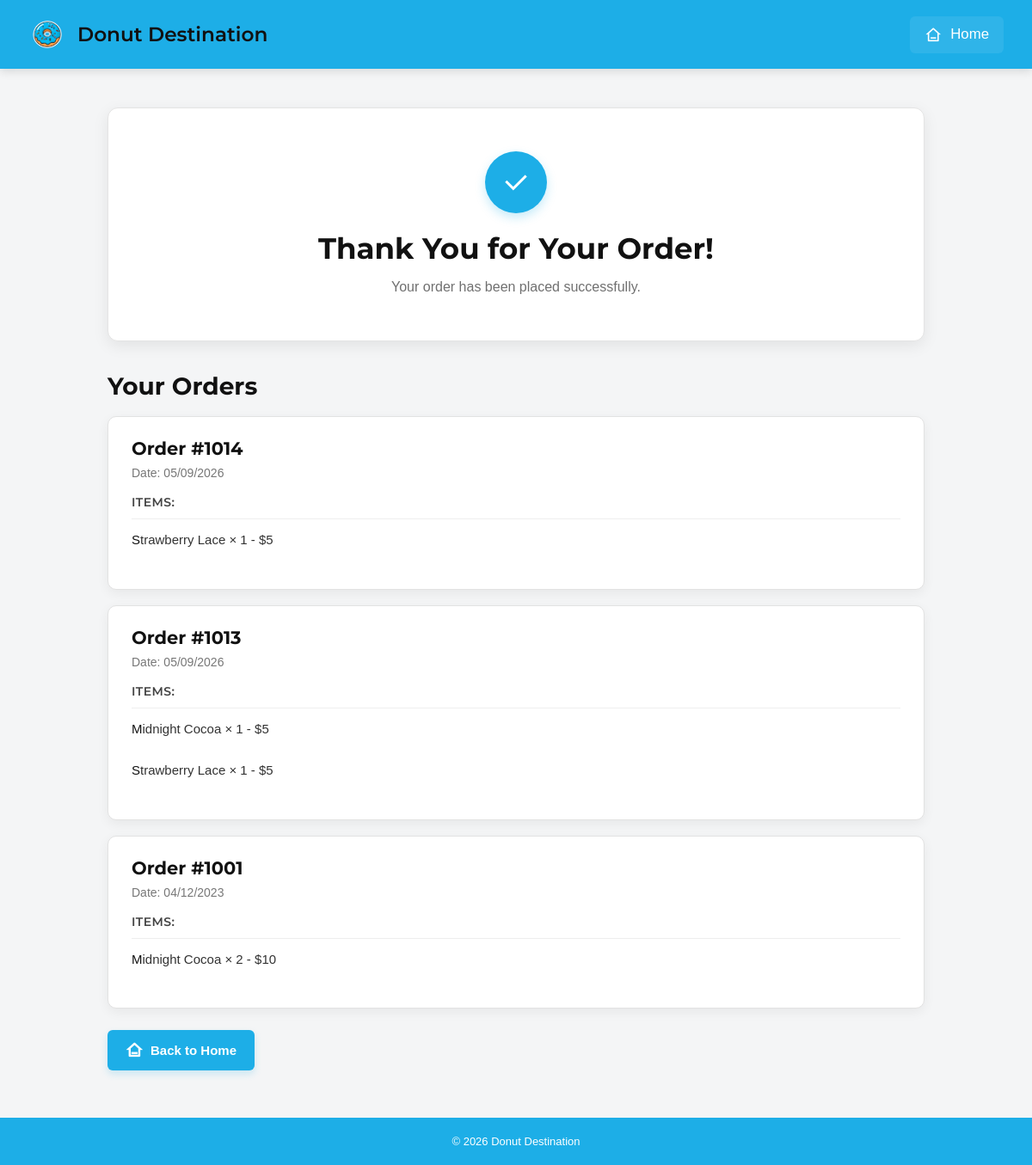
The page /thankyou (signed in) on the database its author committed.
### tables this page shows
CREATE TABLE Order_items (order_item_id int, order_id int, product_id int, quantity int, purchase_price decimal, PRIMARY KEY (order_item_id), FOREIGN KEY (product_id) REFERENCES Products (product_id));

CREATE TABLE Orders (order_id int, user_id int, order_date date, total_price decimal, PRIMARY KEY (order_id), FOREIGN KEY (user_id) REFERENCES Users (user_id));

CREATE TABLE Products (product_id int UNIQUE, product_name varchar (255), product_type varchar (255), price decimal, PRIMARY KEY (product_id));

### Designated_Donut.py (the view)
@designated_donut.route("/thankyou")
def thankyou_page():
    if "user_id" not in session:
        return redirect(url_for("login_page"))
    user_id = session["user_id"]
    conn = sqlite3.connect(DATABASE)
    c = conn.cursor()
    orders = c.execute("""
        SELECT
            Orders.order_id,
            Orders.order_date,
            Products.product_name,
            Products.price,
            Order_Items.quantity
        FROM Orders
        JOIN Order_Items
        ON Orders.order_id = Order_Items.order_id
        JOIN Products
        ON Order_Items.product_id = Products.product_id
        WHERE Orders.user_id = ?
        ORDER BY Orders.order_id DESC
    """, (user_id,)).fetchall()
    conn.close()
    return render_template(
        "thankyou.html",
        orders=orders
    )

### templates/thankyou.html (shortened to what this page needs)
<!DOCTYPE html>
<html lang="en">
<head>
    <link rel="stylesheet" href="/static/thankyou.css">
    <link href="https://cdn.jsdelivr.net/npm/remixicon@4.9.0/fonts/remixicon.css" rel="stylesheet" />
</head>
<body>
    <div class="top-navigation-container-bar">
        <div class="left-side-container-box-for-logo">
            <img
                src="/static/images/Donut_Icon_Logo.png"
                alt="Donut Destination Icon"
            >
            <span class="logo-title-text">
                Donut Destination
            </span>
        </div>
        <div class="right-side-nav-options">
            <div>
                <a class="home-page-action-btn" href="{{ url_for('home_page') }}">
                    <i class="ri-home-3-line"></i>
                    <span class="btn-content-text">Home</span>
                </a>
            </div>
        </div>
    </div>
    <main class="thank-you-page">
        <div class="thank-you-box">
            <div class="success-icon">
                <i class="ri-check-line"></i>
            </div>
            <h1>Thank You for Your Order!</h1>
            <p>Your order has been placed successfully.</p>
        </div>
        <section class="orders-section">
            <h2>Your Orders</h2>
            {% if orders %}
                <div class="orders-container">
                    {% for order in orders %}
                    {% if loop.first or order[0] != orders[loop.index0 - 1][0] %}
                        <div class="order-box">
                            <h2>Order #{{ order[0] }}</h2>
                            <p>Date: {{ order[1] }}</p>
                            <h3>Items:</h3>
                    {% endif %}
                            <p>
                                {{ order[2] }}
                                × {{ order[4] }}
                                - ${{ order[3] * order[4] }}
                            </p>
                    {% if loop.last or order[0] != orders[loop.index0 + 1][0] %}
                        </div>
                    {% endif %}
                {% endfor %}
                </div>
            {% else %}
                <div class="no-orders">
                    <i class="ri-emotion-sad-line"></i>
                    <h3>No orders yet</h3>
                    <p>You have not made any orders yet.</p>
                </div>
            {% endif %}
            <a href="{{ url_for('home_page') }}" class="back-home">
                <i class="ri-home-3-line"></i>
                Back to Home
            </a>
        </section>
    </main>
    <footer>
        <p>© 2026 Donut Destination</p>
    </footer>
</body>
</html>

### static/thankyou.css (style rules this page uses)
html { overscroll-behavior-y: none; }
* { padding: 0; margin: 0; box-sizing: border-box; }
body { background-color: #f4f5f6; min-height: 100vh; width: 100%; font-family: Arial, Helvetica, sans-serif; color: #111; display: flex; flex-direction: column; }
.top-navigation-container-bar { background-color: #1daee7; padding: 10px 25px; display: flex; justify-content: space-between; align-items: center; height: 80px; box-shadow: 0 3px 10px rgba(0, 0, 0, 0.12); }
.left-side-container-box-for-logo { width: fit-content; height: 100%; display: flex; justify-content: flex-start; align-items: center; flex-direction: row; gap: 5px; }
.left-side-container-box-for-logo img { width: 60px; height: 60px; cursor: pointer; -webkit-user-drag: none; -moz-window-dragging: none; }
.logo-title-text { font-size: 1.45rem; font-family: Montserrat, sans-serif; font-weight: 600; cursor: pointer; user-select: none; }
.right-side-nav-options { width: fit-content; height: 100%; display: flex; justify-content: flex-end; align-items: center; padding: 0 8px; }
.home-page-action-btn { width: fit-content; height: 70%; display: flex; justify-content: center; align-items: center; background-color: rgba(255, 255, 255, 0.08); border-radius: 6px; padding: 10px 16px; gap: 10px; cursor: pointer; border: 1px solid transparent; transition: background-color 0.25s ease, border 0.25s ease, transform 0.2s ease; text-decoration: none; color: white; }
.ri-home-3-line { font-size: 1.2rem; color: #ffffff; }
.btn-content-text { font-size: 1.05rem; font-family: Verdana, Geneva, Tahoma, sans-serif; color: #ffffff; }
.thank-you-page { width: 90%; max-width: 950px; margin: 45px auto 55px; flex: 1; }
.thank-you-box { background-color: white; text-align: center; padding: 50px 30px; border-radius: 12px; border: 1px solid #e4e4e4; box-shadow: 0 5px 18px rgba(0, 0, 0, 0.08); margin-bottom: 35px; }
.success-icon { width: 72px; height: 72px; margin: 0 auto 20px; background-color: #1daee7; color: white; border-radius: 50%; display: flex; align-items: center; justify-content: center; box-shadow: 0 5px 12px rgba(29, 174, 231, 0.25); }
.success-icon i { font-size: 36px; }
.thank-you-box h1 { font-family: Montserrat, sans-serif; font-size: 34px; font-weight: 700; margin-bottom: 12px; }
.thank-you-box p { font-size: 16px; color: #707070; line-height: 1.5; }
.orders-section { width: 100%; }
.orders-section > h2 { font-family: Montserrat, sans-serif; font-size: 28px; font-weight: 700; margin-bottom: 18px; }
.orders-container { display: flex; flex-direction: column; gap: 18px; }
.order-box { background-color: white; border: 1px solid #e2e2e2; border-radius: 10px; padding: 24px 27px; box-shadow: 0 4px 14px rgba(0, 0, 0, 0.06); transition: box-shadow 0.25s ease, transform 0.2s ease; }
.order-box h2 { font-family: Montserrat, sans-serif; font-size: 21px; font-weight: 700; color: #111; margin-bottom: 8px; }
.order-box > p { font-size: 14px; color: #777; margin-bottom: 17px; }
.order-box h3 { font-family: Montserrat, sans-serif; font-size: 14px; font-weight: 600; color: #444; text-transform: uppercase; letter-spacing: 0.4px; padding-bottom: 10px; margin-bottom: 8px; border-bottom: 1px solid #eeeeee; }
.order-box h3 + p, .order-box h3 ~ p { font-size: 15px; color: #333; line-height: 1.7; padding: 3px 0; }
.order-box h3 ~ p::first-letter { color: #111; }
.back-home { display: inline-flex; align-items: center; justify-content: center; gap: 9px; margin-top: 25px; background-color: #1daee7; color: white; text-decoration: none; padding: 13px 21px; border-radius: 6px; font-size: 15px; font-weight: 600; box-shadow: 0 4px 9px rgba(29, 174, 231, 0.20); transition: background-color 0.25s ease, transform 0.2s ease, box-shadow 0.2s ease; }
footer { background-color: #1daee7; color: white; text-align: center; padding: 20px; font-size: 13px; margin-top: auto; }
footer p { margin: 0; }

### rows shown on the page
Order_items: order_id "1014", order_date "05/09/2026", product_name "Strawberry Lace", quantity "1", order[3]*order[4] "5", order_id "1013", product_name "Midnight Cocoa"
Order_items: order_id "1001", order_date "04/12/2023", product_name "Midnight Cocoa", quantity "2", order[3]*order[4] "10"
